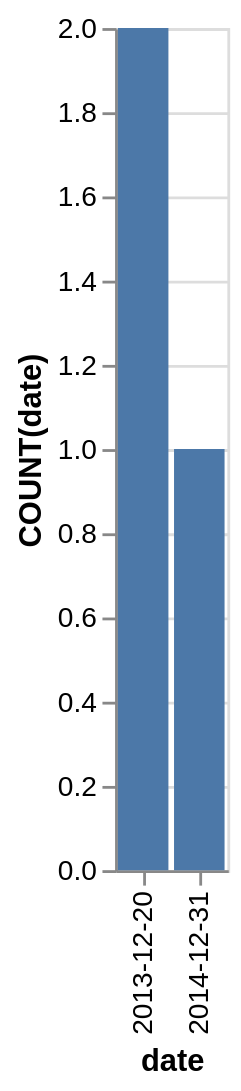

Source (Vega-Lite JSON):
### Vega-Lite specification from a JSON file in a GitHub repository (floating-point values rounded to 4 significant figures)
{"data": {"values": [{"x_data": "2013-12-20", "y_data": 2}, {"x_data": "2014-12-31", "y_data": 1}]}, "mark": "bar", "encoding": {"x": {"field": "x_data", "type": "nominal", "title": "date", "sort": "ascending"}, "y": {"field": "y_data", "type": "quantitative", "title": "COUNT(date)"}}}
